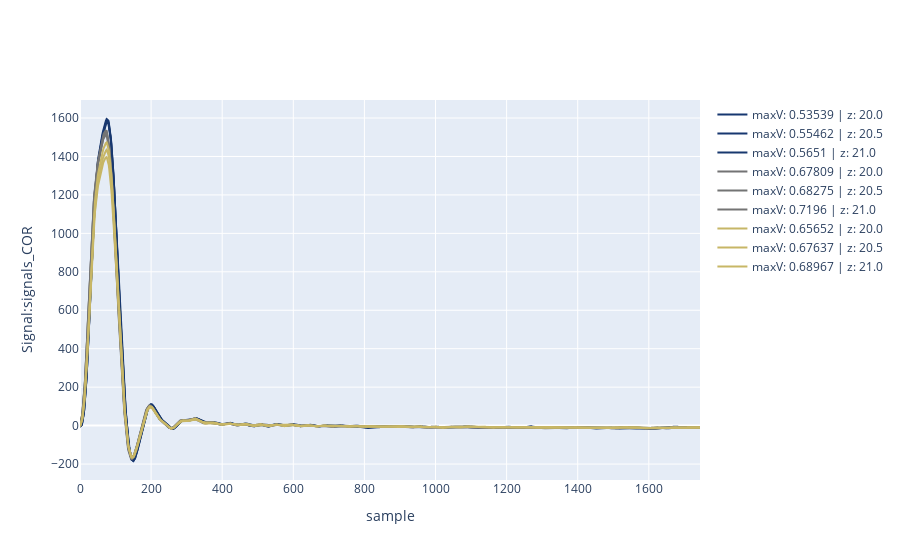

The code cell stored with this chart in its notebook:
### Code cell
plot_WFs(root_files[0], "Signal:signals_COR", 
         legend_pars=["Raw:maxV", "Raw:z"], cut_limits=["Raw:z;20;21"], 
         colormap_val = "cividis",
         )

### Figure 1 — Plotly figure (JSON) as saved in the notebook; plotly's stock layout.template omitted (floating-point values rounded to 4 significant figures; data arrays with more than 128 entries replaced by an {"elided": "..."} marker saying what was removed)
{"data": [{"line": {"color": "rgb(22, 55, 112)"}, "mode": "lines", "name": "maxV: 0.53539 | z: 20.0", "showlegend": true, "type": "scatter", "x": {"elided": "1745 int values"}, "y": {"elided": "1745 float values"}}, {"line": {"color": "rgb(23, 55, 112)"}, "mode": "lines", "name": "maxV: 0.55462 | z: 20.5", "showlegend": true, "type": "scatter", "x": {"elided": "1745 int values"}, "y": {"elided": "1745 float values"}}, {"line": {"color": "rgb(24, 56, 111)"}, "mode": "lines", "name": "maxV: 0.5651 | z: 21.0", "showlegend": true, "type": "scatter", "x": {"elided": "1745 int values"}, "y": {"elided": "1745 float values"}}, {"line": {"color": "rgb(115, 115, 116)"}, "mode": "lines", "name": "maxV: 0.67809 | z: 20.0", "showlegend": true, "type": "scatter", "x": {"elided": "1745 int values"}, "y": {"elided": "1745 float values"}}, {"line": {"color": "rgb(115, 116, 116)"}, "mode": "lines", "name": "maxV: 0.68275 | z: 20.5", "showlegend": true, "type": "scatter", "x": {"elided": "1745 int values"}, "y": {"elided": "1745 float values"}}, {"line": {"color": "rgb(116, 116, 116)"}, "mode": "lines", "name": "maxV: 0.7196 | z: 21.0", "showlegend": true, "type": "scatter", "x": {"elided": "1745 int values"}, "y": {"elided": "1745 float values"}}, {"line": {"color": "rgb(198, 182, 103)"}, "mode": "lines", "name": "maxV: 0.65652 | z: 20.0", "showlegend": true, "type": "scatter", "x": {"elided": "1745 int values"}, "y": {"elided": "1745 float values"}}, {"line": {"color": "rgb(199, 182, 102)"}, "mode": "lines", "name": "maxV: 0.67637 | z: 20.5", "showlegend": true, "type": "scatter", "x": {"elided": "1745 int values"}, "y": {"elided": "1745 float values"}}, {"line": {"color": "rgb(200, 183, 102)"}, "mode": "lines", "name": "maxV: 0.68967 | z: 21.0", "showlegend": true, "type": "scatter", "x": {"elided": "1745 int values"}, "y": {"elided": "1745 float values"}}], "layout": {"xaxis": {"title": {"text": "sample"}}, "yaxis": {"title": {"text": "Signal:signals_COR"}}}}
